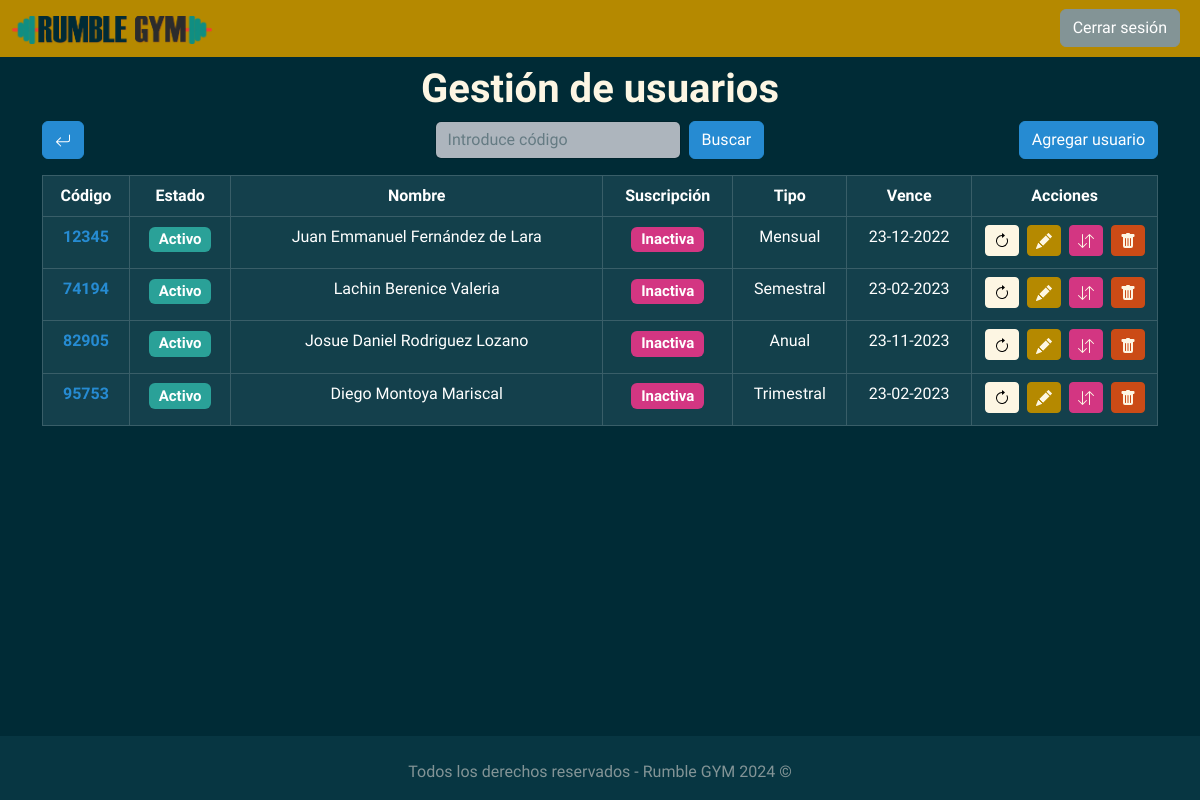
/index.php?c=usuario (signed in), run on the app's committed database.
### tables this page shows
CREATE TABLE `usuarios` (
  `id_usuario` int(11) NOT NULL,
  `nombre` varchar(45) NOT NULL,
  `apellido_p` varchar(45) NOT NULL,
  `apellido_m` varchar(45) NOT NULL,
  `sexo` varchar(1) NOT NULL,
  `fecha_nac` date NOT NULL,
  `peso` float NOT NULL,
  `altura` float NOT NULL,
  `imc` float NOT NULL,
  `domicilio` varchar(150) NOT NULL,
  `telefono` varchar(10) NOT NULL,
  `estado` tinyint(4) NOT NULL,
  `tipo_suscripcion` int(11) NOT NULL,
  `fecha_inicio` date NOT NULL,
  `fecha_fin` date NOT NULL
);

### controllers/Usuario.php (called while the page is built, shortened)
<?php
class UsuarioController{
  private $usuarioModel;
  public function __construct(){
    require_once('models/M_usuario.php');
    $this->usuarioModel = new UsuarioModel();
  }
  public function index(){
    $usuarios = $this->usuarioModel->getAll();
    require_once('views/usuario/V_inicioUsuarios.php');
  }
}
?>

### config/db/db.php (called while the page is built)
<?php
class Conectar{
  public static function conexion(){
    $host = "localhost";
    $user = "root";
    $pass = "";
    $db = "rumble_gym";
    $conexion = new mysqli($host, $user, $pass, $db);
    $conexion->query("SET NAMES 'utf8'");
    return $conexion;
  }
}
?>

### models/M_usuario.php (called while the page is built, shortened)
<?php
class UsuarioModel{
  private $db;
  private $listaUsuarios;
  public function __construct(){
    $this->db = Conectar::conexion();
  }
  public function getAll(){
    $query = $this->db->query("SELECT * FROM usuarios ORDER BY estado DESC");
    while($row = $query->fetch_assoc()) {
      $this->listaUsuarios[] = $row;
    }
    return $this->listaUsuarios;
  }
}
?>

### core/functions.php (called while the page is built, shortened)
<?php
function fechaEnRango($fecha_inicio, $fecha_fin){
  $fecha_inicio = strtotime($fecha_inicio);
  $fecha_fin = strtotime($fecha_fin);
  $fecha = strtotime(date('Y-m-d'));
  if(($fecha >= $fecha_inicio) && ($fecha <= $fecha_fin)) {
    return true;
  } else {
    return false;
  }
}
?>

### views/usuario/V_inicioUsuarios.php (the view, shortened to what this page needs)
<?php
require_once 'includes/header.php';
require_once 'includes/navLogueado.php';
?>
<main>
  <div class="container">
    <h1 class="text-light text-center mt-2"><strong>Gestión de usuarios</strong></h1>
    <div class="d-flex justify-content-between mb-3">
      <a href="index.php" class="btn btn-info">
      </a>
      <form action="index.php?c=usuario&a=buscar" method="POST" class="d-flex ms-5">
        <input class="form-control me-sm-2 ms-5" type="text" placeholder="Introduce código" maxlength="5" id="id" name="id" autocomplete="off">
        <button class="btn btn-info my-2 my-sm-0" type="submit">Buscar</button>
      </form>
      <a href="index.php?c=usuario&a=nuevo" class="btn btn-info">Agregar usuario</a>
    </div>
    <table class="table table-dark table-striped table-bordered table-hover text-center">
      <thead>
        <tr>
          <th scope="col" class="col">Código</th>
          <th scope="col" class="col">Estado</th>
          <th scope="col" class="col-4">Nombre</th>
          <th scope="col" class="col">Suscripción</th>
          <th scope="col" class="col">Tipo</th>
          <th scope="col" class="col">Vence</th>
          <th scope="col" class="col-2">Acciones</th>
        </tr>
      </thead>
      <tbody>
        <?php foreach ($usuarios as $usuario) : ?>
          <tr class="table-default">
            <th scope="row"><a class="text-info" href="index.php?c=usuario&a=ver&id=<?php echo $usuario['id_usuario']; ?>"><?php echo $usuario['id_usuario']; ?></a></th>
            <td><?php
                if ($usuario['estado'] == '1') {
                  echo '<h5><span class="badge bg-success">Activo</span></h5>';
                } else if ($usuario['estado'] == '0') {
                  echo '<h5><span class="badge bg-danger">Inactivo</span></h5>';
                }
                ?>
            </td>
            <td><?php echo $usuario['nombre'] . ' ' . $usuario['apellido_p'] . ' ' . $usuario['apellido_m']; ?></td>
            <td><?php
                $status = fechaEnRango($usuario['fecha_inicio'], $usuario['fecha_fin']);
                if ($status == true) {
                  echo '<h5><span class="badge bg-success">Activa</span></h5>';
                } else {
                  echo '<h5><span class="badge bg-danger">Inactiva</span></h5>';
                }
                ?>
            </td>
            <td>
              <?php if ($usuario['tipo_suscripcion'] == '1') {
                $costo = 300;
                echo 'Mensual ';
              } else if ($usuario['tipo_suscripcion'] == '2') {
                $costo = 855;
                echo 'Trimestral ';
              } else if ($usuario['tipo_suscripcion'] == '3') {
                $costo = 1620;
                echo 'Semestral ';
              } else if ($usuario['tipo_suscripcion'] == '4') {
                $costo = 2880;
                echo 'Anual ';
              }
              ?>
            </td>
            <td><?php echo date("d-m-Y", strtotime($usuario['fecha_fin'])); ?></td>
            <td>
              <a class="btn btn-light btn-sm me-1" href="index.php?c=usuario&a=renovar&id=<?php echo $usuario['id_usuario']  . '&em=' . $_SESSION['usuario']['id_empleado'] . '&m=' . $costo; ?>">
              </a>
              <a class="btn btn-primary btn-sm me-1 text-light" href="index.php?c=usuario&a=editar&id=<?php echo $usuario['id_usuario']; ?>">
              </a>
              <a class="btn btn-danger btn-sm me-1 text-light" href="index.php?c=usuario&a=cambiarEstado&id=<?php echo $usuario['id_usuario'] . '&s=' . $usuario['estado']; ?>">
              </a>
              <a class="btn btn-warning btn-sm text-light" href="index.php?c=usuario&a=eliminar&id=<?php echo $usuario['id_usuario']; ?>">
              </a>
            </td>
          </tr>
        <?php endforeach; ?>
      </tbody>
    </table>
  </div>
</main>
<?php require_once 'includes/footer.php' ?>

### src/css/styles.css (style rules this page uses)
html { box-sizing: border-box; }
*, *:before, *:after { box-sizing: inherit; }
body { position: relative; padding-bottom: 4em; min-height: 100vh; }
a { text-decoration: none; }

### data on the page
usuarios: id_usuario "12345", estado "Activo", nombre "Juan Emmanuel", apellido_p "Fernández", apellido_m "de Lara", fecha_inicio "Inactiva", tipo_suscripcion "Mensual", fecha_fin "23-12-2022"
usuarios: id_usuario "74194", estado "Activo", nombre "Lachin", apellido_p "Berenice", apellido_m "Valeria", fecha_inicio "Inactiva", tipo_suscripcion "Semestral", fecha_fin "23-02-2023"
usuarios: id_usuario "82905", estado "Activo", nombre "Josue Daniel", apellido_p "Rodriguez", apellido_m "Lozano", fecha_inicio "Inactiva", tipo_suscripcion "Anual", fecha_fin "23-11-2023"
usuarios: id_usuario "95753", estado "Activo", nombre "Diego", apellido_p "Montoya", apellido_m "Mariscal", fecha_inicio "Inactiva", tipo_suscripcion "Trimestral", fecha_fin "23-02-2023"
